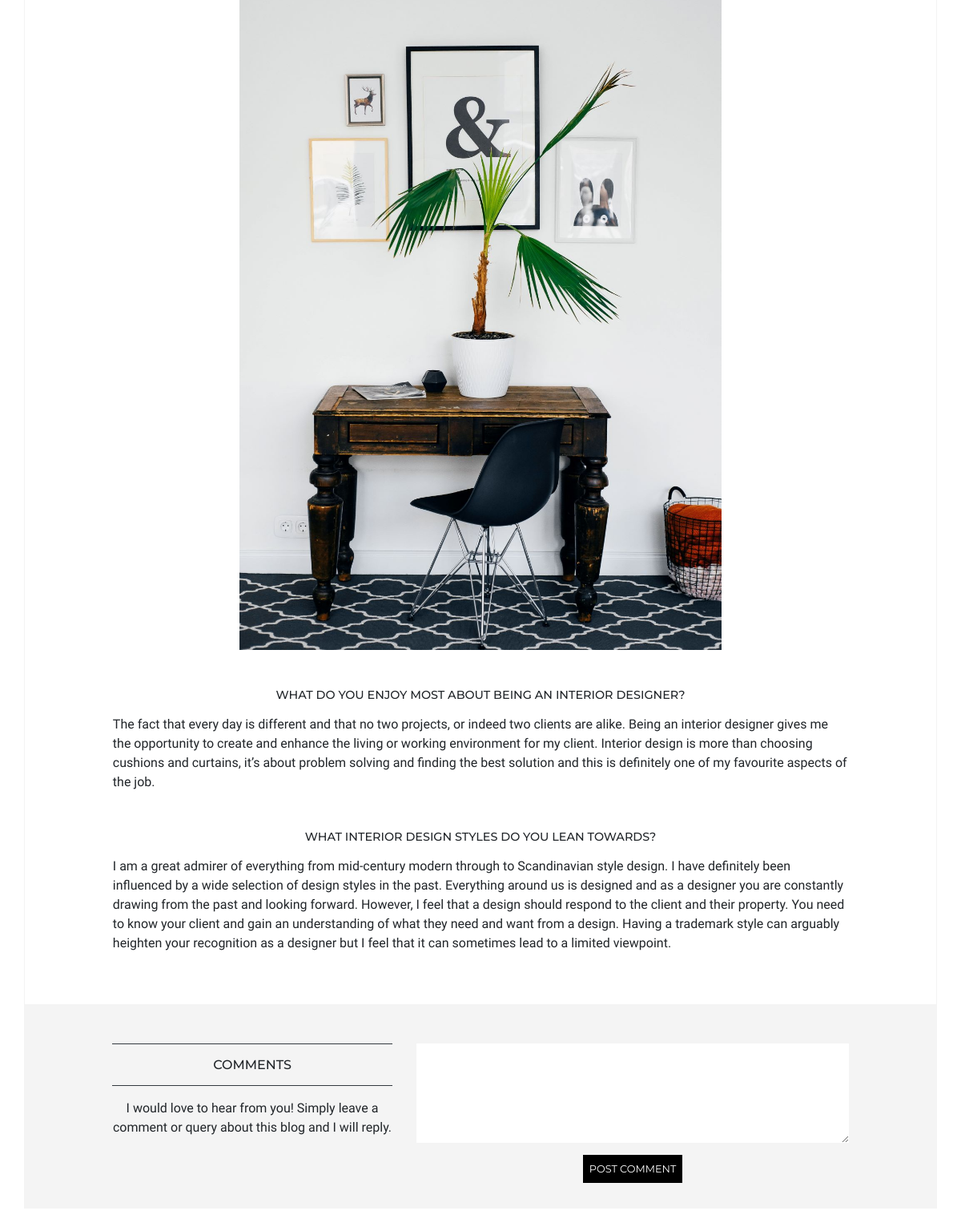
The page /blog/3 (lower part) on the database as committed earlier.
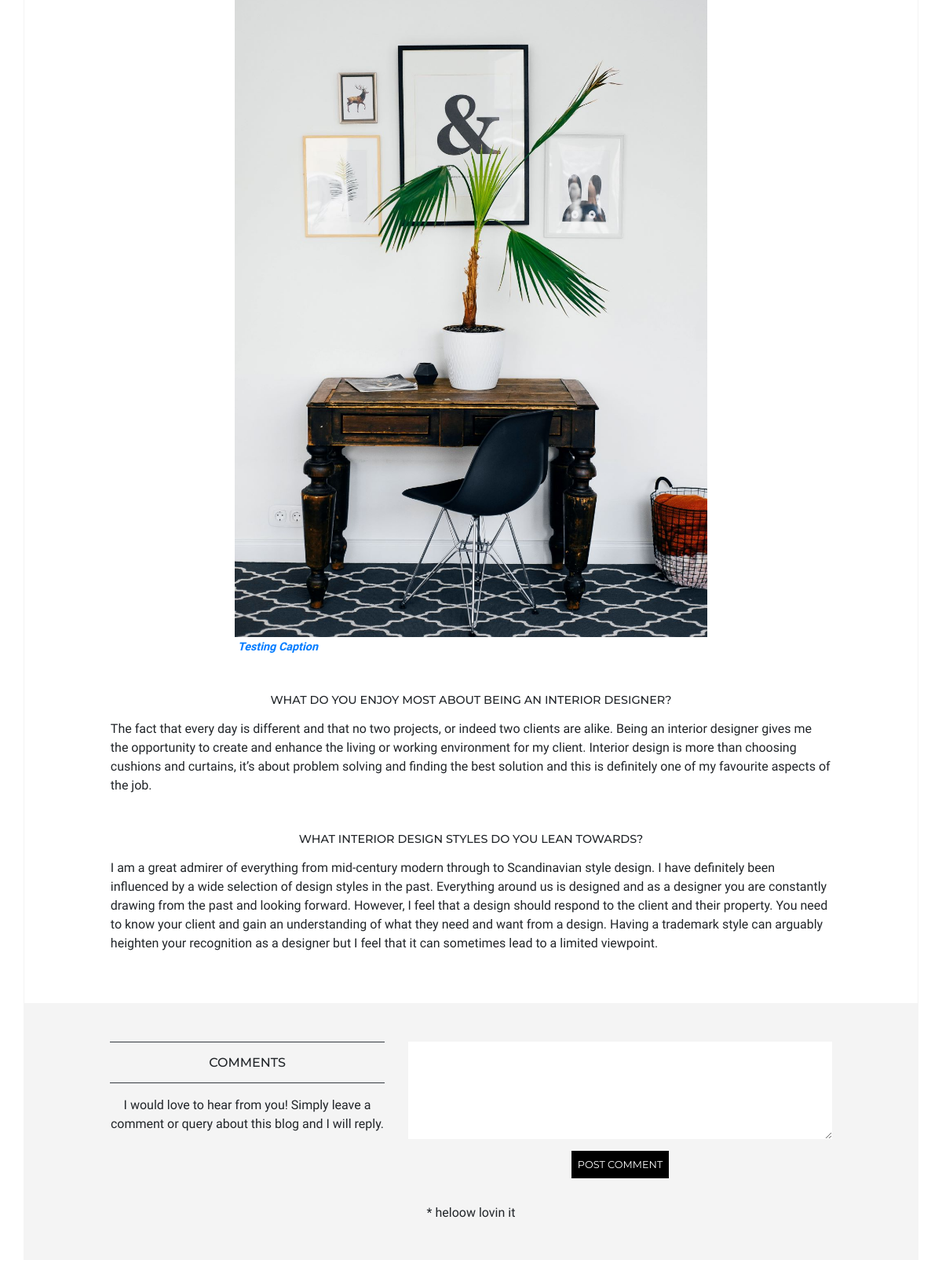
The same page on the database as committed later.
### blog/models.py (models this page shows)
class Section(models.Model):
    blog = models.ForeignKey('Blog', on_delete=models.CASCADE, related_name='sections') #gotta have
    title = models.CharField(max_length=500, blank=True) # char blank
    image = models.ImageField(blank=True, upload_to='blog_images') # ?
    caption = models.CharField(max_length=200, blank=True)
    caption_url = models.URLField(max_length=200, blank=True)
    content = models.TextField(blank=True) # text blank

class Comment(models.Model):
    blog = models.ForeignKey('Blog', on_delete=models.CASCADE, related_name='comments')
    date = models.DateField(default=timezone.now)
    content = models.TextField() # don't want this to blank ever
    reply = models.TextField(blank=True)

### blog/views.py (the view, shortened to what this page needs)
# urls.py: path('<pk>', views.blog, name='blog'),
def blog(request, pk):
    blog = Blog.objects.get(pk=pk)
    sections = Section.objects.filter(blog=blog)
    comments = Comment.objects.filter(blog=blog).order_by('-id')
    form = CommentForm() #equate to request.GET
    context = {'blog': blog, 'sections': sections, 'comments': comments, 'form': form}
    return render(request, 'blog/blog.html', context)

### blog/forms.py
class CommentForm(forms.ModelForm):
    class Meta:
        model = Comment
        fields = ['content']
        labels = {'content': _(''),}
        widgets = {'content': Textarea(attrs={'rows':5, 'class': 'textarea-style'}),}

### blog/templates/blog/blog.html (shortened to what this page needs)
{% extends 'base.html' %}
{% load static %}
{% load crispy_forms_tags %}
{% block content%}
<section class="row border-stone">
    <div class="col-12 col-lg-10 offset-lg-1 mb-5">
        {% for section in sections %}
        <div class="mt-5">
            <h3>{{ section.title }}</h3>
            <p>{{ section.content|linebreaks }}</p>
            {% if section.image %}
            <div class="row">
                <div class="col-12 col-md-8 offset-md-2">
                        <img src="{{ section.image.url }}" class="img-fluid" alt="Placeholder image">
                        {% if section.caption_url %}
                        <a href="{{ section.caption_url }}" class="caption pl-md-1">{{ section.caption }}</a>
                        {% else %}
                        <span class="caption pl-md-1">{{ section.caption }}</span>
                        {% endif %}
                </div>
            </div>
            {% endif %}
        </div>
        {% endfor %}
    </div>
</section>
<section class="stone row stone pt-5 mb-5">
    <div class="col-12 col-md-5 col-lg-4 offset-lg-1 text-center">
        <div class="border-top border-bottom border-dark p-2">
            <h2 class="mt-2 font-500 font-1rem">COMMENTS</h2>
        </div>
        <p class="mt-3">I would love to hear from you! Simply leave a comment or query about this blog and I will reply.</p>
    </div>
    <div class="col-12 col-md-7 col-lg-6 text-center">
        <form method="POST">
            {{ form }}
         <button type="submit">POST COMMENT</button>
        </form>
    </div>
    <div class="col-12 col-lg-10 offset-lg-1 text-center mt-4">
        {% for comment in comments %}
            <p class="mb-5">* {{ comment.content }} <br>
            </p>
        {% endfor %}
    </div>
</section>
{% endblock %}

Rows that differ between the two databases and show on the page:
changed Section: caption (not shown) → "Testing Caption"
added Comment: content "heloow lovin it"
